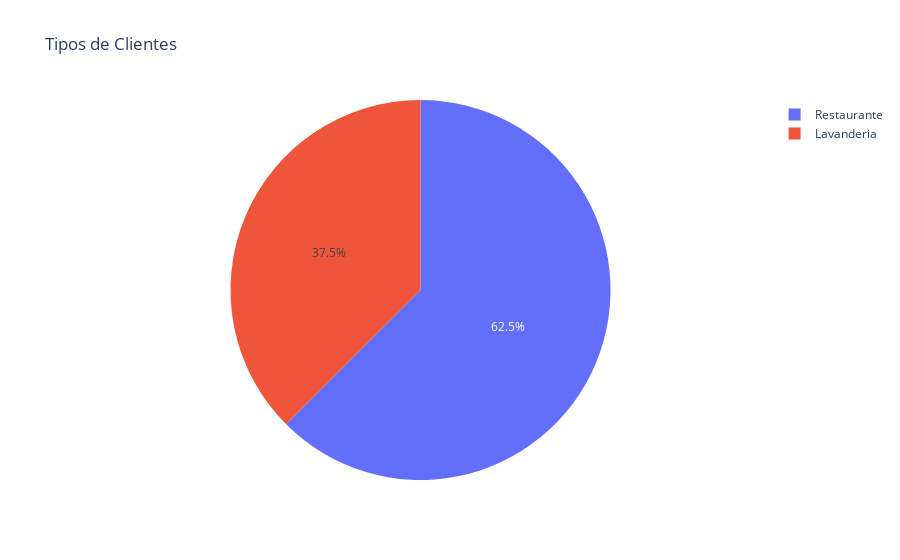

The notebook cell saved with this chart:
### Code cell
#quantos clientes são do tipo restaurante/lavanderia
df_clientes_pandas = df_clientes.toPandas()
contagem_tipos = df_clientes_pandas['Tipo'].value_counts()
fig = px.pie(contagem_tipos, values=contagem_tipos.values, names=contagem_tipos.index, title='Tipos de Clientes')
fig.show()

### Figure 1 — Plotly figure (JSON) as saved in the notebook; plotly's stock layout.template omitted (floating-point values rounded to 4 significant figures)
{"data": [{"domain": {"x": [0, 1], "y": [0, 1]}, "hovertemplate": "Tipo=%{label}<br>value=%{value}<extra></extra>", "labels": ["Restaurante", "Lavanderia"], "legendgroup": "", "name": "", "showlegend": true, "type": "pie", "values": [25, 15]}], "layout": {"legend": {"tracegroupgap": 0}, "title": {"text": "Tipos de Clientes"}}}
